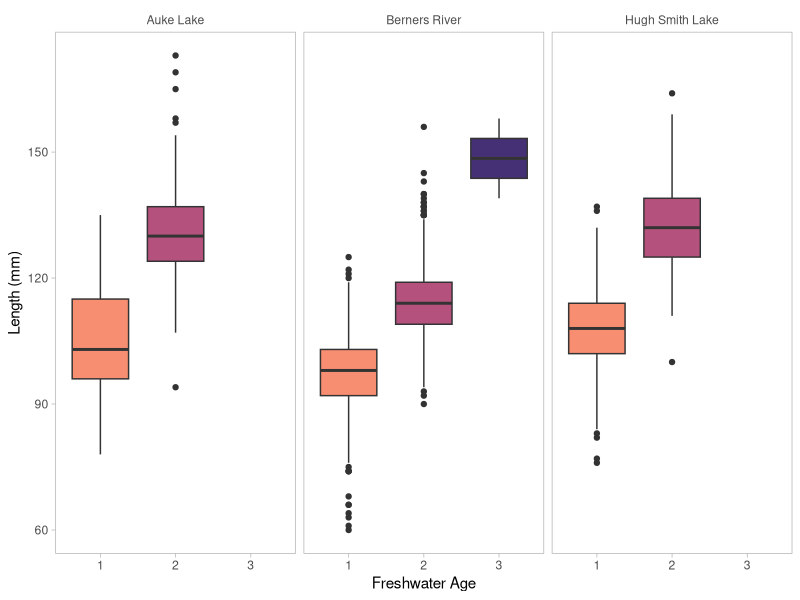
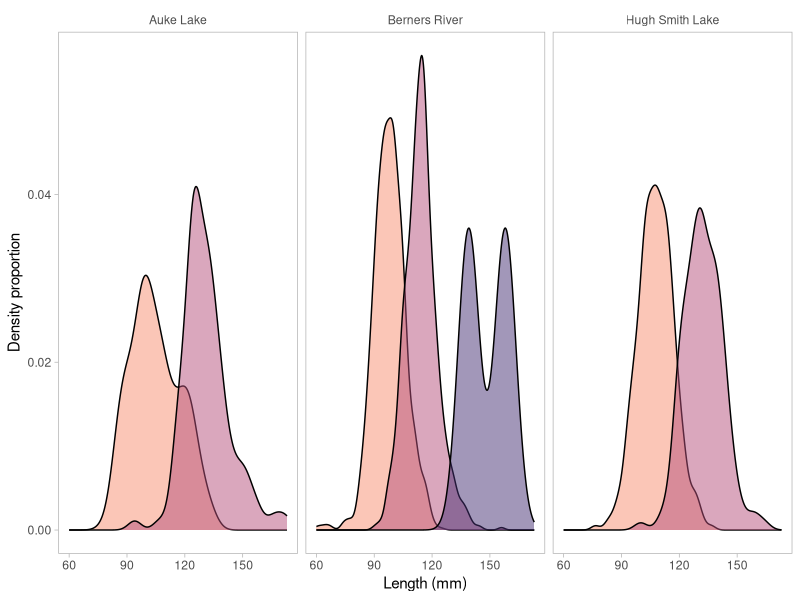
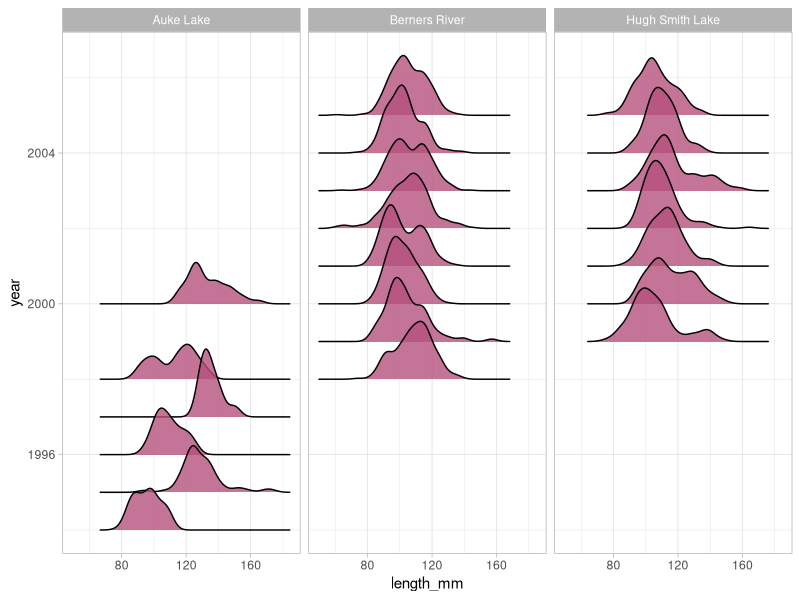
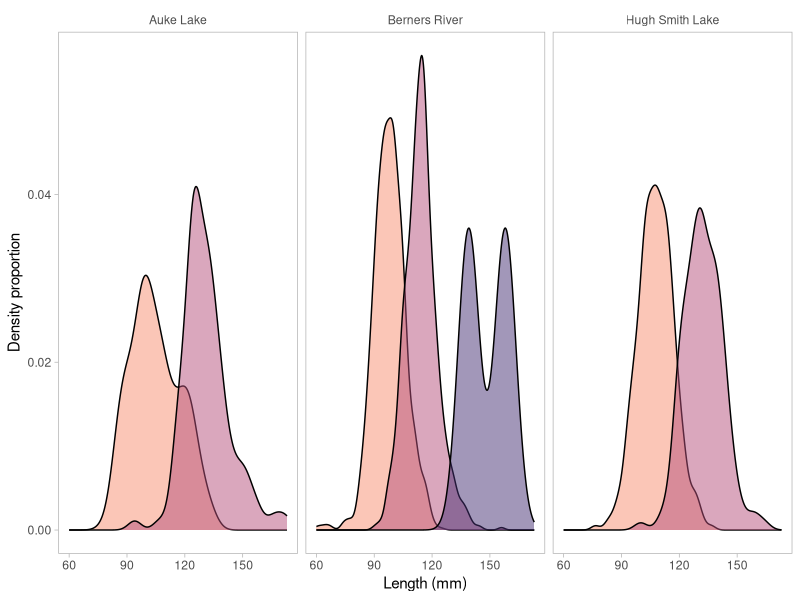

Reproduce these figures in R, in order.
# GitHub for Fisheries Scientists
# May 25, 2021
# Justin Priest & Sara Miller
# justin.priest@alaska.gov
# sara.miller@alaska.gov


# make a changes
#####      DEMO SCRIPT      ####
# Data are from ADF&G Coho Collections
# Shaul et al. 2019
# Stock Status and Review of Factors Affecting Coho Salmon 
#   Returns and Escapements in Southeast Alaska
# http://www.adfg.alaska.gov/FedAidPDFs/RIR.1J.2019.12.pdf


### LIBRARIES
library(tidyverse)
library(lubridate)
library(ggridges)

### DATA IMPORT
agedata <- read_csv("data/ADFG_smoltages_AukeBernersHughSmith.csv") %>%
  mutate(Date = ymd(as.POSIXct(Date, format = "%m/%d/%Y", tz = "US/Alaska")),
         species = "Coho Salmon",
         year = year(Date)) %>%
  rename("location" = "Location",
         "collectiondate" = "Date",
         "fw_age" = "Age",
         "length_mm" = "Length") %>%
  mutate(location = replace(location, location == "AL", "Auke Lake"),
         location = replace(location, location == "BR", "Berners River"),
         location = replace(location, location == "HS", "Hugh Smith Lake")) %>%
  dplyr::select(species, location, year, everything()) # reorder columns

agedata # View data 


### FIGURES

ggplot(agedata, aes(x = as.factor(fw_age), y = length_mm, fill = as.factor(fw_age))) + 
  geom_boxplot() +
  scale_fill_manual(values = c("#F78D71", "#B5517D", "#463075")) +
  labs(x = "Freshwater Age", 
       y = "Length (mm)") +
  facet_wrap(~location) +
  theme_light() +
  theme(
    legend.position = "none",
    panel.grid.major = element_blank(),
    panel.grid.minor = element_blank(),
    strip.background = element_rect(fill = NA, color = NA),
    strip.text.x = element_text(color = "gray30"),
  )



densityplot <- ggplot(agedata, aes(x = length_mm, fill = as.factor(fw_age))) + 
  geom_density(alpha = 0.5) +
  scale_fill_manual(values = c("#F78D71", "#B5517D", "#463075")) +
  labs(x = "Length (mm)",
       y = "Density proportion") +
  facet_wrap(~location) +
  theme_light() +
  theme(
    legend.position = "none",
    panel.grid.major = element_blank(),
    panel.grid.minor = element_blank(),
    strip.background = element_rect(fill = NA, color = NA),
    strip.text.x = element_text(color = "gray30"),
  )
densityplot
ggsave("output/densityfig.png", densityplot, width = 6, height = 3, units = "in", dpi = 300)



# Exploratory geom_ridges plot

ggplot(agedata, aes(y = year, x= length_mm, group = year)) +
  geom_density_ridges(alpha = 0.8, fill = "#B5517D") +
  theme_light() +
  facet_wrap(~location)

